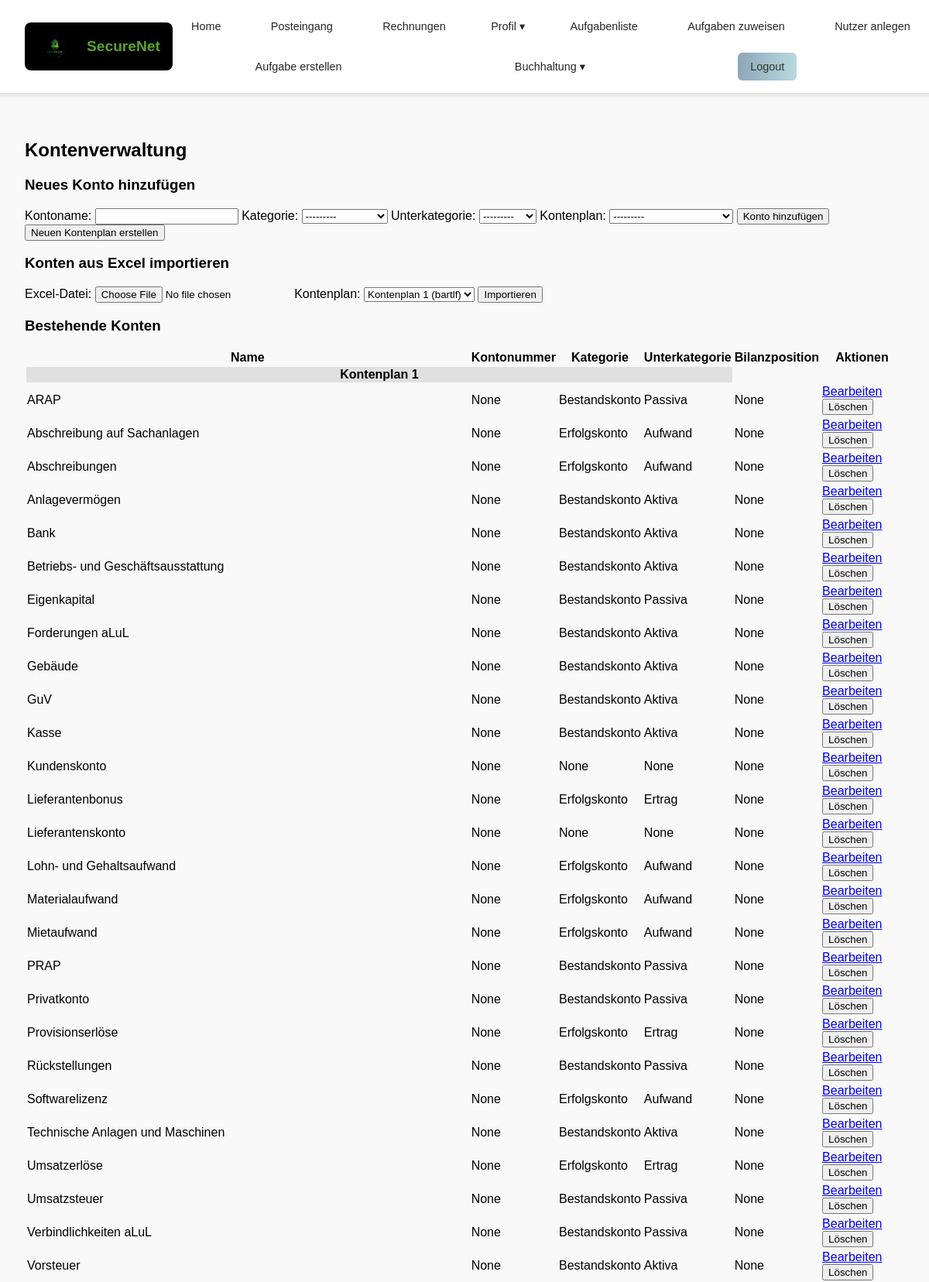
Screenshot of /posts/konten_verwalten/ (signed in, upper part) with the database file from the repository.
### posts/models.py (models this page shows, shortened)
class Konto(models.Model):
    KATEGORIE_CHOICES = [
        ('Bestandskonto', 'Bestandskonto'),
        ('Erfolgskonto', 'Erfolgskonto'),
    ]
    UNTERKATEGORIE_CHOICES = [
        ('Aktiva', 'Aktiva'),
        ('Passiva', 'Passiva'),
        ('Aufwand', 'Aufwand'),
        ('Ertrag', 'Ertrag'),
    ]
    name = models.CharField(max_length=255)
    kategorie = models.CharField(max_length=20, choices=KATEGORIE_CHOICES, blank=True, null=True)
    unterkategorie = models.CharField(max_length=20, choices=UNTERKATEGORIE_CHOICES, blank=True, null=True)
    kontonummer = models.IntegerField(null=True, blank=True)
    bilanzposition_nummer = models.IntegerField(null=True, blank=True)
    eins = models.CharField(max_length=20, choices=UNTERKATEGORIE_CHOICES, blank=True, null=True)
    erstellt_von = models.ForeignKey(
        settings.AUTH_USER_MODEL, null=True, blank=True,
        on_delete=models.SET_NULL, help_text="Nutzer, der das Konto erstellt hat"
    )
    kontenplan = models.ForeignKey('Kontenplan', null=True, blank=True, on_delete=models.SET_NULL)

### posts/views.py (the view)
    def _wrapped_view_func(request, *args, **kwargs):
        if request.user.is_authenticated and (request.user.role == 'teacher' or request.user.is_superuser):
            return view_func(request, *args, **kwargs)
        else:
            return HttpResponse(f'Fehlende Berechtigung <br><a href="{reverse("index")}">Zurück zur Startseite</a>')

### posts/forms.py
class KontoForm(forms.ModelForm):
    class Meta:
        model = Konto
        fields = ['name', 'kategorie', 'unterkategorie', 'kontenplan','kontonummer', 'bilanzposition_nummer']
    def __init__(self, *args, **kwargs):
        user = kwargs.pop('user', None)
        super().__init__(*args, **kwargs)
        if 'kategorie' in self.data:
            kategorie = self.data.get('kategorie')
            if kategorie == "Bestandskonto":
                self.fields['unterkategorie'].choices = [('Aktiva', 'Aktiva'), ('Passiva', 'Passiva')]
            elif kategorie == "Erfolgskonto":
                self.fields['unterkategorie'].choices = [('Aufwand', 'Aufwand'), ('Ertrag', 'Ertrag')]
        if user:
            self.fields['kontenplan'].queryset = Kontenplan.objects.filter(
                Q(nutzer=user) | Q(nutzer__is_superuser=True)
            )

### posts/models.py (called while the page is built)
    def __str__(self):
        return f"Kontenplan {self.id} von {self.nutzer.username}"

### posts/views.py (called while the page is built)
def lehrkraft_required(view_func):
    def _wrapped_view_func(request, *args, **kwargs):
        if request.user.is_authenticated and (request.user.role == 'teacher' or request.user.is_superuser):
            return view_func(request, *args, **kwargs)
        else:
            return HttpResponse(f'Fehlende Berechtigung <br><a href="{reverse("index")}">Zurück zur Startseite</a>')
    return _wrapped_view_func

### posts/templates/posts/konten_verwalten.html (shortened to what this page needs)
{% extends "master_layout.html" %}
{% block content %}
<h2>Kontenverwaltung</h2>
<h3>Neues Konto hinzufügen</h3>
<form method="post">
    <label for="id_name">Kontoname:</label>
    {{ form.name }}
    <label for="id_kategorie">Kategorie:</label>
    {{ form.kategorie }}
    <label for="id_unterkategorie">Unterkategorie:</label>
    {{ form.unterkategorie }}
    <label for="id_kontenplan">Kontenplan:</label>
    {{ form.kontenplan }}
    <button type="submit">Konto hinzufügen</button>
</form>
<form method="post">
    <button name="neuer_kontenplan" type="submit">Neuen Kontenplan erstellen</button>
</form>
<h3>Konten aus Excel importieren</h3>
<form method="post" enctype="multipart/form-data">
    <label for="excel_datei">Excel-Datei:</label>
    <input type="file" name="excel_datei" accept=".xlsx" required>
    <label for="kontenplan_id">Kontenplan:</label>
    <select name="kontenplan_id" required>
        {% for plan in kontenplaene %}
            <option value="{{ plan.id }}">Kontenplan {{ plan.id }} ({{ plan.nutzer.username }})</option>
        {% endfor %}
    </select>
    <button type="submit" name="importiere_excel">Importieren</button>
</form>
<h3>Bestehende Konten</h3>
<table>
    <tr>
        <th>Name</th>
        <th>Kontonummer</th>
        <th>Kategorie</th>
        <th>Unterkategorie</th>
        <th>Bilanzposition</th>
        <th>Aktionen</th>
    </tr>
    {% for plan_nr, konten in konten_nach_plan.items %}
        <tr>
            <th colspan="4" style="background:#e0e0e0;">Kontenplan {{ plan_nr }}</th>
        </tr>
            {% for konto in konten %}
            <tr>
                <td>{{ konto.name }}</td>
                <td>{{konto.kontonummer}}</td>
                <td>{{ konto.kategorie }}</td>
                <td>{{ konto.unterkategorie }}</td>
                <td>{{konto.bilanzposition_nummer}}</td>
                <td>
                    {% if konto.erstellt_von_id == user.id or user.is_superuser %}
                    <a href="{% url 'posts:konto_bearbeiten' konto.id %}">Bearbeiten</a>
                    <form action="{% url 'posts:konto_loeschen' konto.id %}" method="post" style="display:inline;">
                        <button type="submit" onclick="return confirm('Möchtest du dieses Konto wirklich löschen?');">Löschen</button>
                    </form>
                    {% endif %}
                </td>
            </tr>
            {% endfor %}
    {% endfor %}
</table>
{% endblock %}

### assets/css/master_layout.css (style rules this page uses)
body { margin: 0; padding: 0; font-family: Arial, sans-serif; background-color: #f9f9f9; }

### rows the page displays
Konto: name "ARAP", kontonummer "None", kategorie "Bestandskonto", unterkategorie "Passiva", bilanzposition_nummer "None", shows "Bearbeiten"
Konto: name "Abschreibung auf Sachanlagen", kontonummer "None", kategorie "Erfolgskonto", unterkategorie "Aufwand", bilanzposition_nummer "None", shows "Bearbeiten"
Konto: name "Abschreibungen", kontonummer "None", kategorie "Erfolgskonto", unterkategorie "Aufwand", bilanzposition_nummer "None", shows "Bearbeiten"
Konto: name "Anlagevermögen", kontonummer "None", kategorie "Bestandskonto", unterkategorie "Aktiva", bilanzposition_nummer "None", shows "Bearbeiten"
Konto: name "Bank", kontonummer "None", kategorie "Bestandskonto", unterkategorie "Aktiva", bilanzposition_nummer "None", shows "Bearbeiten"
Konto: name "Betriebs- und Geschäftsausstattung", kontonummer "None", kategorie "Bestandskonto", unterkategorie "Aktiva", bilanzposition_nummer "None", shows "Bearbeiten"
Konto: name "Eigenkapital", kontonummer "None", kategorie "Bestandskonto", unterkategorie "Passiva", bilanzposition_nummer "None", shows "Bearbeiten"
Konto: name "Forderungen aLuL", kontonummer "None", kategorie "Bestandskonto", unterkategorie "Aktiva", bilanzposition_nummer "None", shows "Bearbeiten"
Konto: name "Gebäude", kontonummer "None", kategorie "Bestandskonto", unterkategorie "Aktiva", bilanzposition_nummer "None", shows "Bearbeiten"
Konto: name "GuV", kontonummer "None", kategorie "Bestandskonto", unterkategorie "Aktiva", bilanzposition_nummer "None", shows "Bearbeiten"
Konto: name "Kasse", kontonummer "None", kategorie "Bestandskonto", unterkategorie "Aktiva", bilanzposition_nummer "None", shows "Bearbeiten"
Konto: name "Kundenskonto", kontonummer "None", kategorie "None", unterkategorie "None", bilanzposition_nummer "None", shows "Bearbeiten"
Konto: name "Lieferantenbonus", kontonummer "None", kategorie "Erfolgskonto", unterkategorie "Ertrag", bilanzposition_nummer "None", shows "Bearbeiten"
Konto: name "Lieferantenskonto", kontonummer "None", kategorie "None", unterkategorie "None", bilanzposition_nummer "None", shows "Bearbeiten"
Konto: name "Lohn- und Gehaltsaufwand", kontonummer "None", kategorie "Erfolgskonto", unterkategorie "Aufwand", bilanzposition_nummer "None", shows "Bearbeiten"
Konto: name "Materialaufwand", kontonummer "None", kategorie "Erfolgskonto", unterkategorie "Aufwand", bilanzposition_nummer "None", shows "Bearbeiten"
Konto: name "Mietaufwand", kontonummer "None", kategorie "Erfolgskonto", unterkategorie "Aufwand", bilanzposition_nummer "None", shows "Bearbeiten"
Konto: name "PRAP", kontonummer "None", kategorie "Bestandskonto", unterkategorie "Passiva", bilanzposition_nummer "None", shows "Bearbeiten"
Konto: name "Privatkonto", kontonummer "None", kategorie "Bestandskonto", unterkategorie "Passiva", bilanzposition_nummer "None", shows "Bearbeiten"
Konto: name "Provisionserlöse", kontonummer "None", kategorie "Erfolgskonto", unterkategorie "Ertrag", bilanzposition_nummer "None", shows "Bearbeiten"
Konto: name "Rückstellungen", kontonummer "None", kategorie "Bestandskonto", unterkategorie "Passiva", bilanzposition_nummer "None", shows "Bearbeiten"
Konto: name "Softwarelizenz", kontonummer "None", kategorie "Erfolgskonto", unterkategorie "Aufwand", bilanzposition_nummer "None", shows "Bearbeiten"
Konto: name "Technische Anlagen und Maschinen", kontonummer "None", kategorie "Bestandskonto", unterkategorie "Aktiva", bilanzposition_nummer "None", shows "Bearbeiten"
Konto: name "Umsatzerlöse", kontonummer "None", kategorie "Erfolgskonto", unterkategorie "Ertrag", bilanzposition_nummer "None", shows "Bearbeiten"
Konto: name "Umsatzsteuer", kontonummer "None", kategorie "Bestandskonto", unterkategorie "Passiva", bilanzposition_nummer "None", shows "Bearbeiten"
Konto: name "Verbindlichkeiten aLuL", kontonummer "None", kategorie "Bestandskonto", unterkategorie "Passiva", bilanzposition_nummer "None", shows "Bearbeiten"
Konto: name "Vorsteuer", kontonummer "None", kategorie "Bestandskonto", unterkategorie "Aktiva", bilanzposition_nummer "None", shows "Bearbeiten"

### other values shown
{{ plan_nr }} "1"
